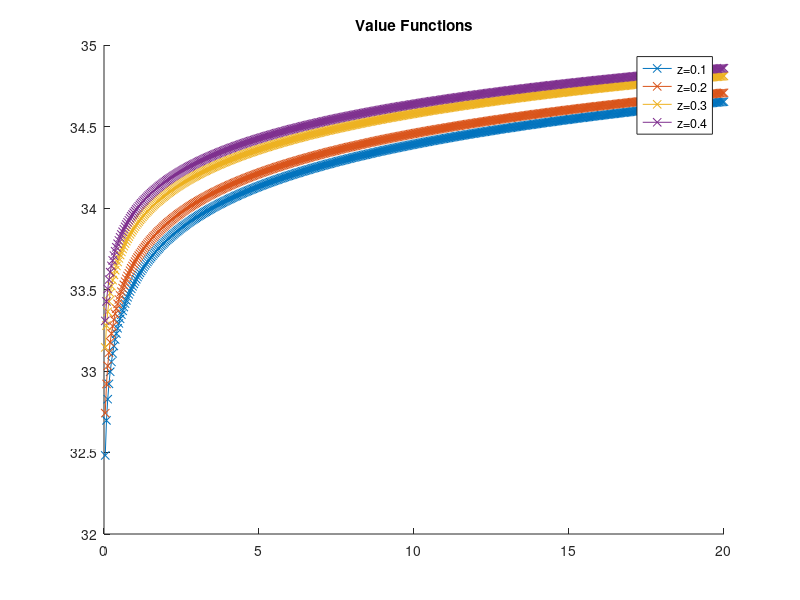
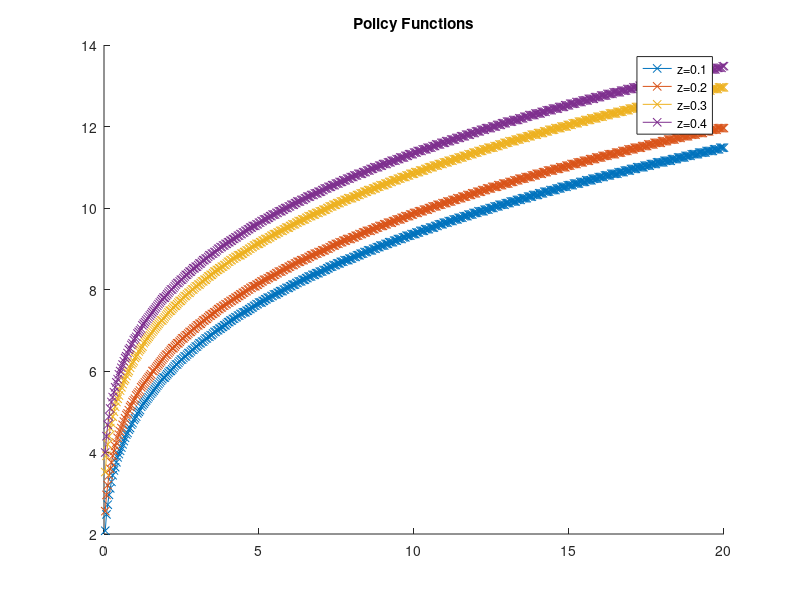

Here is the MATLAB script that generated these plots, in order: (Note: this script raises an error after producing the figures.)
% Infinite Horizon Stochastic Dynamic Programming: 
% Optimal Growth with IID Shocks
clc; clear all;close all;

% x: Cake
% z: Endowment Shock
% V(k,z) = max u(F(k) + z - k')+ b * E[V(k', z')|z]
% s.t. 0 <= k' <= F(k') + z

% Params
alpha = 0.3;
A = 18.5;
beta = 0.9;
u = @(c) log(c);
f = @(k) A*k.^alpha;
P = [0.4 0.3 0.2 0.1];
Z = [2, 4, 8, 10];

% State and Control Space
NX = 500;
NY = 500;
NZ = 4; 
NJ = 100;
lambda = 1; % sampling parameter
MAX = 20;
MIN = MAX/NX;
Xstate = linspace(MIN^(1/lambda), MAX^(1/lambda), NX).^lambda;
Zstate = Z;
control = linspace(MIN^(1/lambda), MAX^(1/lambda), NY).^lambda;

% Utility, Policy and Value Functions
U = zeros(NX, NZ, NY);
V = zeros(NX, NZ, NJ);
Y = zeros(NX, NZ, NJ);

% Utility
for ix = 1:NX
    for iz = 1:NZ
        for iy = 1:NY 
        if control(iy) < f(Xstate(ix))+Zstate(iz)
            % Feasible Controls
            U(ix, iz, iy) = u(f(Xstate(ix))+Zstate(iz)-control(iy));
        else
            % Infeasible Controls
            U(ix, iz, iy) = -1000000000;
        end
    end
    end
end

% Value Function Iteration
for ij = NJ-1:-1:1  
    for ix = 1:NX 
        for iz = 1:NZ      
         [V(ix, iz, ij), iymax] = max(squeeze(U(ix, iz, :)) + beta*(0.4*V(:, 1, ij+1)+0.3*V(:, 2, ij+1)+0.2*V(:, 3, ij+1)+0.1*V(:, 4, ij+1)));    
        %[V(ix, iz, ij), iymax] = max(reshape(U(ix, iz, :),[1,NY]) + beta*reshape(dot(repmat(P,NX,1),V(:, :, ij+1),2), [1,NY]));    
        Y(ix, iz, ij) = control(iymax);
        end 
    end
end

% Value Functions
figure(1);
hold on;
for i = 1:NZ
    plot(Xstate, V(:, i, 1), '-x');
end
title('Value Functions')
legend('z=0.1', 'z=0.2', 'z=0.3', 'z=0.4')
hold off; 

% Policy Functions
figure(2);
hold on;
for i = 1:NZ
    plot(Xstate, Y(:, i, 1), '-x');
end
title('Policy Functions')
legend('z=0.1', 'z=0.2', 'z=0.3', 'z=0.4')
hold off; 

% Simulations
x0 = 0.2;
T = 15;
zSim = datasample(Z,T,'Weights',P)
xSim = Simulate(zSim, x0, control, Zstate, Y)

figure(3);
hold on;
plot(zSim, '-o');
plot(xSim, '-x');
legend('Income', 'Capital');
title('Simulation');
hold off;

function xSim = Simulate(zSim, x0, control, Zstate, Y)
T = length(zSim)
xSim = zeros(1, T);
[val,idx] = min(abs(control-x0));
xSim(1) = control(idx);
for t = 1:T
    [val,idz] = min(abs(Zstate-zSim(t)));
    [val,idx] = min(abs(control-xSim(t)));
    xSim(t+1) = Y(idx,idz,1);
end
end
